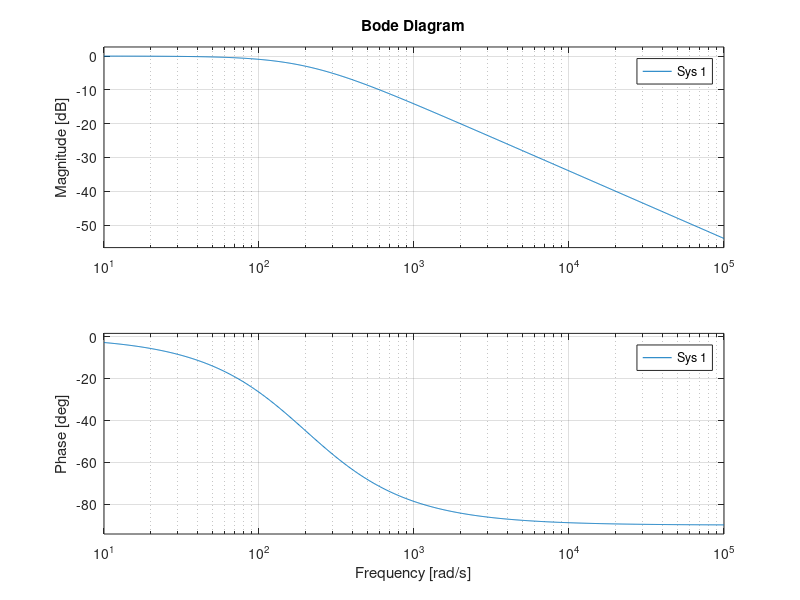

The MATLAB source for this figure: (Note: this script raises an error after producing the figure.)
clear; clc;
s = tf('s');
load("pololu_37D_pos_second_order", "G_pos");
sys = G_pos;

%% Motor Model
% Motor parameters
L = 2.3e-3;
R = 3.4;
K = 1.32;

G = 1/(s*L+R);

%% Controller tuning
% rltool
C = 0.45966*(s+1478)/s;

% Sampling time
bode(feedback(C*G,1)) % Closed loop bandwidth of the system is 200 rad/s
W_omega3 = 200;
omega_s_min = 5*W_omega3;
Ts_max = 2*pi/omega_s_min;

Ts = 0.005;

%% Integral Algorithm
z = tf('z');
Cz=c2d(C,Ts,'tustin')
Kp=0.4597
Ki=679.3775
Ti=1/(Ki/Kp)
pippo=Kp+Ki*Ts*0.5*(z+1)/(z-1)

%% Integral Algorithm
pid = pidstd(C);
Kp = pid.Kp;
Ti = pid.Ti;
ki = Kp*Ts/Ti;
